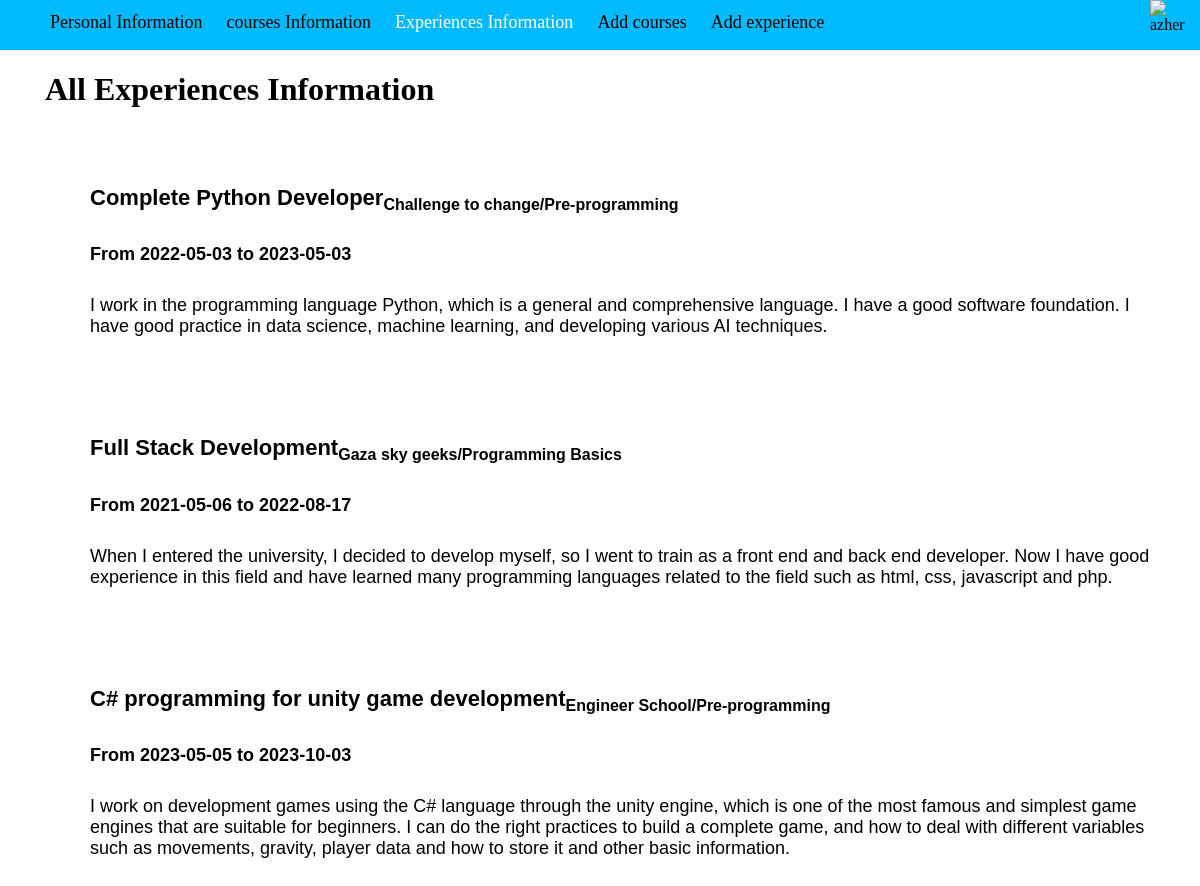
Screenshot of /html/ViewExperience.php with the database file from the repository.
### tables this page shows
CREATE TABLE `experience` (
  `id` int(10) NOT NULL,
  `category` varchar(150) NOT NULL,
  `title` varchar(100) NOT NULL,
  `start_month` date NOT NULL,
  `end_month` date NOT NULL,
  `institution` varchar(150) NOT NULL,
  `description` text NOT NULL
);

### html/ViewExperience.php (the view, shortened to what this page needs)
<?php
    include "connect.php";
    $sql = "select * from experience;";
    if($result = mysqli_query($con, $sql)){
        $row_count = mysqli_num_rows($result) *1;
    }else{
        $result = 0;
    }
?>
<!DOCTYPE html>
<html lang="en">
<head>
    <link rel="stylesheet" href="../css/myStyle.css">
</head>
<body>
    <header>
        <div>
            <nav>
                <a href="home.php">Personal Information</a>
                <a href=" ViewCours.php">courses Information</a>
                <a href="ViewExperience.php" style="color: white;">Experiences Information</a>
                <a href=" AddCourses.php">Add courses</a>
                <a href="AddExperience.php">Add experience</a>
            </nav>
            <div class="logo">
                <img src="../images/Azhar_WHITE_LOGO.png" alt="azher">
            </div>
        </div>
    </header>
    <h1 class="till">All Experiences Information</h1>
    <div class="info">
        <?php
    for($i = 0;$i< $row_count; $i++){
        $row = mysqli_fetch_assoc($result);
        $category = $row["category"];
        $title = $row["title"];
        $start_month = $row["start_month"];
        $end_month = $row["end_month"];
        $institution = $row["institution"];
        $description = $row["description"];
        echo "<div class='info'>";
        echo "<h3>$title<sub>$institution/$category</sub></h3>";
        echo "<div class='date'>From $start_month to $end_month</div>";
        echo "<p>$description</p>";
        echo "</div>";
    }
    ?>
    </div>
</body>
</html>

### css/MyStyle.css (style rules this page uses)
body { margin: 0; padding: 0; overflow-x:scroll; width: 100%; }
nav { display: inline-block; padding-top: 12px; padding-bottom:12px; padding-left: 40px; }
header { width: 100%; height: 50px; background-color: #00BAFF; }
nav a { text-decoration: none; color: #000000; font-family: Comic Sans MS; font-size: 18px; font-weight: 400; padding-left: 20px; padding: 10px; }
header img { width: 50px; height: 50px; }
.logo { width: 50px; height: 50px; float:right; }
.till { padding: 0px 70px 5px 45px; font-family: Unispace; }
.info { font-family: Arial; padding: 10px 20px 40px 45px; font-size: 15px; }
h1 { font-weight: 700; }
.info h3 { font-size: 22px; font-weight: 800; margin-top: 30px; margin-bottom: 30px; }
.info h3 sub { font-size: 16px; font-weight: 700; }
.date { font-size: 18px; font-weight: 600; margin-top: 30px; margin-bottom: 30px; }
.info p { font-size: 18px; }

### rows the page displays
experience: title "Complete Python Developer", institution "Challenge to change", category "Pre-programming", start_month "2022-05-03", end_month "2023-05-03", description "I work in the programming language Python, which is a general and comprehensive language. I have a good software foundation. I have good practice in data science, machine learning, and developing various AI techniques."
experience: title "Full Stack Development", institution "Gaza sky geeks", category "Programming Basics", start_month "2021-05-06", end_month "2022-08-17", description "When I entered the university, I decided to develop myself, so I went to train as a front end and back end developer. Now I have good experience in this field and have learned many programming languages related to the field such as html, css, javascript and php."
experience: title "C# programming for unity game development", institution "Engineer School", category "Pre-programming", start_month "2023-05-05", end_month "2023-10-03", description "I work on development games using the C# language through the unity engine, which is one of the most famous and simplest game engines that are suitable for beginners. I can do the right practices to build a complete game, and how to deal with different variables such as movements, gravity, player data and how to store it and other basic information."
